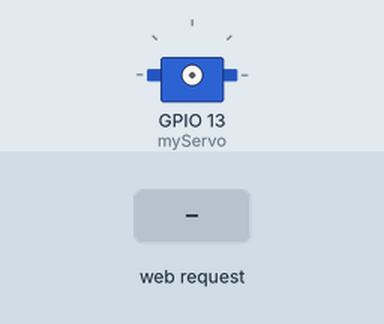
This sketch was run on a simulated ESP32. Parts: servo. The inputs (shaded band) are chosen by the test bench. WiFi joins after 1.5 s; servers stay silent unless stated; storage starts empty; what the sketch prints to the serial monitor is not drawn.

Above: at 0.0 s.
At 1.7 s:
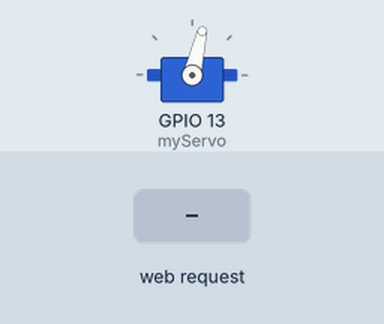
1.8 s: HTTP request GET /update received
At 7.0 s:
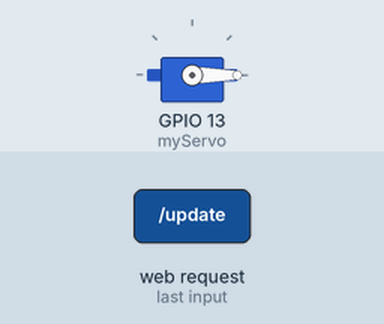
Timing chart, 0 to 13.9 s (numbered marks = the images above; inputs shaded):
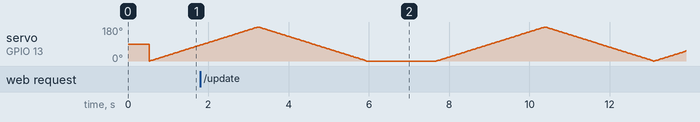

The sketch:

src.ino
```cpp
#include "ColabiOTA.h"
#include <ESP32Servo.h>

Servo myServo;

void setup() {
  ColabiOTA::begin();
  myServo.attach(13);  // Conecta el servomotor al pin GPIO 13
  myServo.write(90);   // Mueve el servomotor a la posición central
}

void loop() {
  ColabiOTA::handle();

  // Ejemplo de movimiento del servo de 0 a 180 grados y de regreso
  for (int pos = 0; pos <= 180; pos++) {
    myServo.write(pos);
    delay(15);
  }
  for (int pos = 180; pos >= 0; pos--) {
    myServo.write(pos);
    delay(15);
  }
}
```

ColabiOTA.cpp
```cpp
#include "ColabiOTA.h"
#include <WiFi.h>
#include <WebServer.h>
#include <SPIFFS.h>
#include <HTTPClient.h>
#include <Update.h>
#include <ArduinoJson.h>

#define FIRMWARE_URL "https://github.com/Rodrigo5036/colabi/releases/download/v-latest/firmware.bin"
#define CONFIG_FILE "/config.json"

using namespace ColabiOTA;

namespace {
  WebServer server(80);
  String ssid = "";
  String password = "";
  bool isUpdating = false;
  int otaProgress = 0;

  void loadCredentials() {
    File file = SPIFFS.open(CONFIG_FILE);
    if (!file) return;

    StaticJsonDocument<256> doc;
    if (deserializeJson(doc, file) == DeserializationError::Ok) {
      ssid = doc["ssid"].as<String>();
      password = doc["password"].as<String>();
    }
    file.close();
  }

  void saveCredentials(const String& ssid, const String& password) {
    StaticJsonDocument<256> doc;
    doc["ssid"] = ssid;
    doc["password"] = password;
    File file = SPIFFS.open(CONFIG_FILE, "w");
    serializeJson(doc, file);
    file.close();
  }

  void startAPMode() {
    WiFi.softAP("ESP32_SETUP", "");
    Serial.println("📡 Modo AP iniciado");
    Serial.print("IP AP: ");
    Serial.println(WiFi.softAPIP());
  }

  void performOTAUpdate() {
    isUpdating = true;
    otaProgress = 0;

    Serial.println("📶 Conectando a WiFi para OTA...");
    WiFi.begin(ssid.c_str(), password.c_str());
    unsigned long startAttempt = millis();
    while (WiFi.status() != WL_CONNECTED && millis() - startAttempt < 10000) {
      delay(500);
      Serial.print(".");
    }

    if (WiFi.status() != WL_CONNECTED) {
      Serial.println("\n❌ No se pudo conectar a WiFi para OTA.");
      isUpdating = false;
      return;
    }

    Serial.println("\n✅ WiFi conectado.");
    Serial.print("IP local: ");
    Serial.println(WiFi.localIP());

    Serial.println("🔄 Iniciando actualización OTA...");
    Serial.print("🌐 Descargando desde: ");
    Serial.println(FIRMWARE_URL);

    HTTPClient http;
    http.setFollowRedirects(HTTPC_STRICT_FOLLOW_REDIRECTS);
    http.begin(FIRMWARE_URL);
    int httpCode = http.GET();

    if (httpCode == HTTP_CODE_OK) {
      int contentLength = http.getSize();
      WiFiClient& stream = http.getStream();

      if (Update.begin(contentLength)) {
        uint8_t buff[1024];
        int totalRead = 0;
        int lastPercent = -1;

        while (http.connected() && totalRead < contentLength) {
          int bytesRead = stream.readBytes(buff, sizeof(buff));
          if (bytesRead > 0) {
            totalRead += bytesRead;
            Update.write(buff, bytesRead);

            int percent = (totalRead * 100) / contentLength;
            if (percent != lastPercent) {
              otaProgress = percent;
              Serial.printf("📦 Progreso: %d%%\n", percent);
              lastPercent = percent;
            }
          }
        }

        if (Update.end(true)) {
          Serial.println("✅ OTA completada. Reiniciando...");
          delay(2000);
          ESP.restart();
        } else {
          Serial.println("❌ Error al finalizar la actualización.");
        }
      } else {
        Serial.println("❌ No hay suficiente espacio para OTA.");
      }
    } else {
      Serial.printf("❌ Error HTTP: %d\n", httpCode);
    }

    http.end();
    isUpdating = false;
  }

  void setupServer() {
    server.on("/", HTTP_GET, []() {
      String html = "<html><body style='font-size:22px; font-family:sans-serif;'>";
      html += "<h2>ESP32 OTA Configuración</h2>";
      html += "<form method='POST' action='/save'>";
      html += "<label>SSID:</label><br><input name='ssid' style='font-size:18px; width:100%;'><br><br>";
      html += "<label>Password:</label><br><input type='password' name='pass' style='font-size:18px; width:100%;'><br><br>";
      html += "<button type='submit' style='font-size:18px; width:100%;'>Guardar WiFi</button></form><br><br>";
      html += "<form action='/update'><button style='font-size:18px; width:100%; background-color:#4CAF50; color:white;'>Actualizar Firmware OTA</button></form>";
      if (isUpdating) {
        html += "<p>📦 Progreso: " + String(otaProgress) + "%</p>";
      }
      html += "</body></html>";
      server.send(200, "text/html", html);
    });

    server.on("/save", HTTP_POST, []() {
      ssid = server.arg("ssid");
      password = server.arg("pass");
      saveCredentials(ssid, password);
      server.send(200, "text/html", "<p>✅ Credenciales guardadas.</p><a href='/'>Volver</a>");
    });

    server.on("/update", HTTP_GET, []() {
      server.send(200, "text/html", "<p>🔄 Iniciando actualización OTA... Verifica el monitor serial para ver el progreso.</p><a href='/'>Volver</a>");
      performOTAUpdate();
    });

    server.begin();
  }
}

void ColabiOTA::begin() {
  Serial.begin(115200);
  delay(500);
  Serial.println("🔌 Iniciando ESP32...");

  if (!SPIFFS.begin(true)) {
    Serial.println("❌ Error iniciando SPIFFS");
    return;
  }

  loadCredentials();
  startAPMode();
  setupServer();
}

void ColabiOTA::handle() {
  server.handleClient();
}
```

ColabiOTA.h
```cpp
#ifndef COLABIOTA_H
#define COLABIOTA_H

#include <Arduino.h>

namespace ColabiOTA {
  void begin();
  void handle();
}

#endif
```
